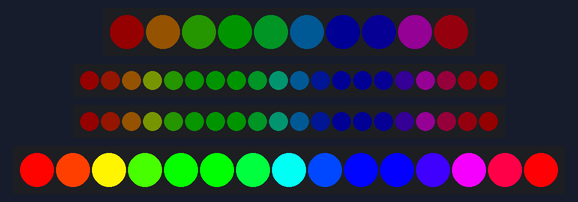
Bench run of a sketch on a simulated Arduino Uno, built with avr-gcc and run on an emulated ATmega328P. Parts: 10 RGB LEDs in strip order, left to right, 2 × 20 RGB LEDs in strip order, left to right, 15 RGB LEDs in strip order, left to right. Dim RGB values are drawn brighter than linear.

Above: at 0.35 s.
At 4.23 s:
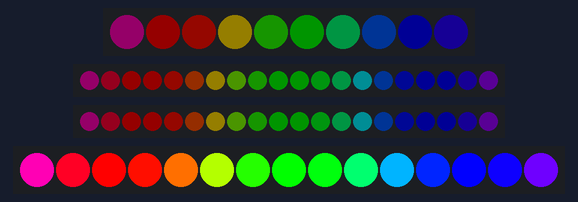
At 9.41 s:
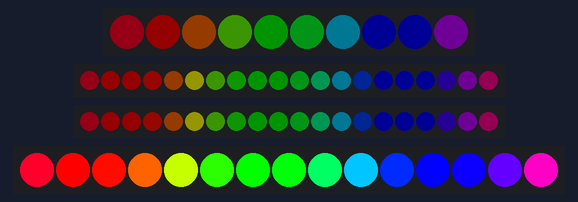
At 19.75 s:
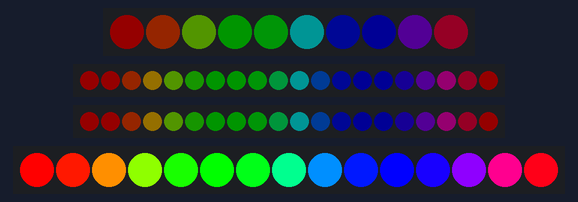
At 29.23 s:
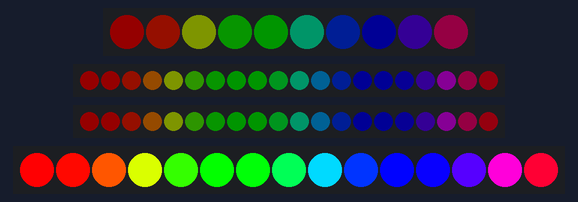
At 39.57 s:
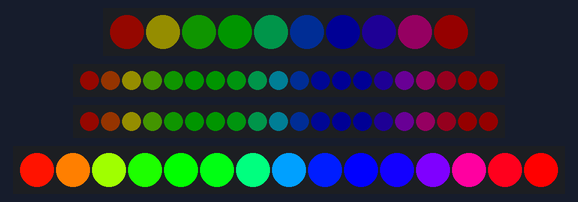

Measured:
- what the display in image 1 shows lasts 0.5 s, from 4.0 s to 4.5 s

The sketch:

rainbow.ino
```cpp
#include <FastLED_NeoPixel.h>

// LED MAX between 0 to 255
#define STRIP_MAX 20
#define SKULL_MAX 255

#define DATA_PIN_IO 6
#define DATA_PIN_LEFT 7
#define DATA_PIN_RIGHT 8
#define DATA_PIN_SKULL 9

#define NUM_LEDS_IO 10
#define NUM_LEDS_LEFT 20
#define NUM_LEDS_RIGHT 20
#define NUM_LEDS_SKULL 15

FastLED_NeoPixel<NUM_LEDS_IO, DATA_PIN_IO, NEO_GRB> io;
FastLED_NeoPixel<NUM_LEDS_LEFT, DATA_PIN_LEFT, NEO_GRB> left;
FastLED_NeoPixel<NUM_LEDS_RIGHT, DATA_PIN_RIGHT, NEO_GRB> right;
FastLED_NeoPixel<NUM_LEDS_SKULL, DATA_PIN_SKULL, NEO_GRB> skull;


void setup() {

  io.begin();
  io.setBrightness(STRIP_MAX);

  right.begin();
  right.setBrightness(STRIP_MAX);

  left.begin();
  left.setBrightness(STRIP_MAX);

  skull.begin();
  skull.setBrightness(SKULL_MAX);

}

float t=0;
void loop() {
  if(t<65536)
    t+=2000;
  else
    t=1;

  for (unsigned int i = 0; i < io.numPixels(); i++) {
      unsigned long pixelHue = (t*io.numPixels()/NUM_LEDS_IO)+(i * 65536UL / io.numPixels());
      io.setPixelColor(i, io.gamma32(io.ColorHSV(pixelHue)));
      io.show();
    }
  for (unsigned int i = 0; i < left.numPixels(); i++) {
      unsigned long pixelHue = (t*left.numPixels()/NUM_LEDS_LEFT)+(i * 65536UL / left.numPixels());
      left.setPixelColor(i, left.gamma32(left.ColorHSV(pixelHue)));
      left.show();
    }
  for (unsigned int i = 0; i < right.numPixels(); i++) {
      unsigned long pixelHue = (t*right.numPixels()/NUM_LEDS_RIGHT)+(i * 65536UL / right.numPixels());
      right.setPixelColor(i, right.gamma32(right.ColorHSV(pixelHue)));
      right.show();
    }
  for (unsigned int i = 0; i < skull.numPixels(); i++) {
      unsigned long pixelHue = (t*skull.numPixels()/NUM_LEDS_SKULL)+(i * 65536UL / skull.numPixels());
      skull.setPixelColor(i, skull.gamma32(skull.ColorHSV(pixelHue)));
      skull.show();
    }

  delay(1); //in milliseconds

}
```
